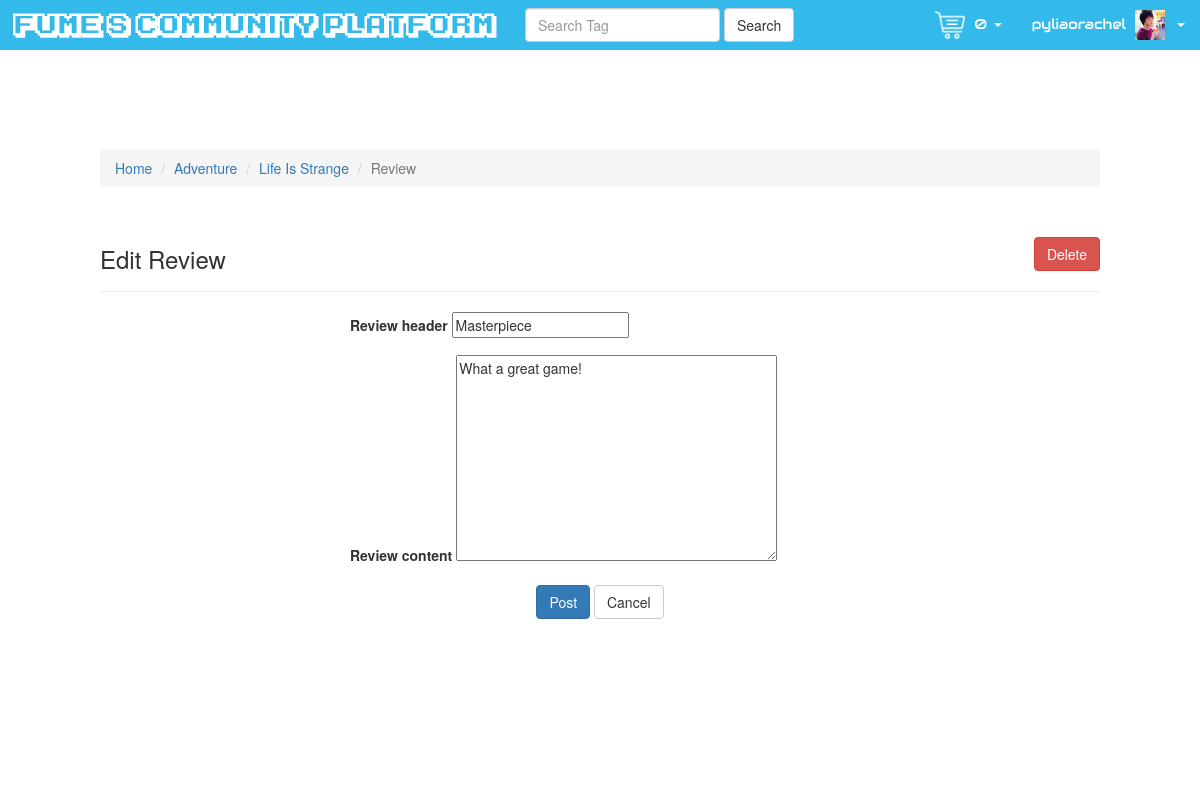
Screenshot of /genre/6/game/3/review/33/edit/ (signed in) with the database file from the repository.
### core/models.py (models this page shows, shortened)
class Cart(models.Model):
    NOT_PAID = 'N'
    PROCESSING = 'PR'
    PAID = 'P'
    CART_STATUS_CHOICES = (
        (NOT_PAID, 'NotPaid'),
        (PROCESSING, 'Processing/Pending'),
        (PAID, 'Paid'),
    )
    status = models.CharField(max_length=2, choices=CART_STATUS_CHOICES, default=NOT_PAID)
    games = models.ManyToManyField('game.Game', blank=True, through='CartGamePurchase')
    payment = models.OneToOneField('CardPayment', on_delete=models.CASCADE, blank=True, null=True)
    user = models.ForeignKey(User, on_delete=models.CASCADE)

class UserProfile(models.Model):
    user = models.OneToOneField(User, on_delete=models.CASCADE, related_name='profile')
    on_screen_name = models.CharField(max_length=200, default=UserConst.DEFAULT_ON_SCREEN_NAME)
    avatar_image = models.ImageField(upload_to=PathUtils.get_avatar_file_name, default=UserConst.DEFAULT_AVATAR_IMAGE_PATH)
    accumulated_spending = models.DecimalField(max_digits=15, decimal_places=2, default=Decimal(0.00))
    def spending_required(self):
        return 100 - self.accumulated_spending
    def get_active_cart(self):
        cart = Cart.objects.get(user_id=self.user.id, status=Cart.NOT_PAID)
        return cart
    def get_rewards_batches(self, filter_expiration_date=timezone.now()):
        rewards_batches = RewardsBatch.objects.filter(user_id=self.user.id, expiration_date__gte=filter_expiration_date) \
                                                .values('expiration_date', 'issue_date') \
                                                .annotate(values=Sum('value')) \
                                                .order_by('expiration_date')
        return rewards_batches
    def get_rewards_total(self, filter_expiration_date=timezone.now()):
        rewards_batches = self.get_rewards_batches(filter_expiration_date=filter_expiration_date)
        total_number_of_rewards = [batch['values'] for batch in rewards_batches.all()]
        return sum(total_number_of_rewards)

### game/models.py (models this page shows, shortened)
class Genre(models.Model):
    genre_name = models.CharField(max_length=30)
    image = models.ImageField(upload_to='genres')

class Game(models.Model):
    image = models.ImageField(upload_to='games')
    title = models.CharField(max_length=50)
    full_description = models.TextField()
    one_line_description = models.CharField(max_length=100)
    price = models.DecimalField(max_digits=10, decimal_places=2, default=Decimal(0.00))
    genre = models.ForeignKey('Genre', on_delete=models.CASCADE)
    is_featured = models.BooleanField()
    platforms = models.ManyToManyField('Platform')
    release_date = models.DateField()

class Review(models.Model):
    review_header = models.CharField(max_length=50)
    review_content = models.TextField()
    review_issue_date = models.DateTimeField()
    user = models.ForeignKey(User, on_delete=models.CASCADE)
    game = models.ForeignKey('Game', on_delete=models.CASCADE)

### game/views.py (the view)
# urls.py: url(r'^genre/(?P<genre_id>\d+)/game/(?P<game_id>\d+)/review/(?P<review_id>\d+)/edit/$', views.edit_review, name='edit_review'),
def edit_review(request, genre_id, game_id, review_id):
    review = Review.objects.get(pk=review_id)
    game = Game.objects.get(pk=game_id)
    if request.method == 'POST':
        form = ReviewForm(request.POST, instance=review)
        if form.is_valid():
            form.save()
            return redirect('reviews', genre_id=game.genre.id, game_id=game.id)
        else:
            messages.error(request, 'Please correct the errors below.')
    else:
        form = ReviewForm(instance=review, label_suffix='')
        layers = OrderedDict()
        layers['Home'] = reverse('homepage')
        layers[game.genre.genre_name] = reverse('genre', args=[game.genre.id])
        layers[game.title] = reverse('game', kwargs={'genre_id': game.genre.id, 'pk': game.id})
        layers['Review'] = '#'
        page  = request.GET.get('page')
    return render(request, 'game/edit_review.html', {'game': game, 'form': form, 'review': review, 'layers': layers})

### game/forms.py
class ReviewForm(forms.ModelForm):
	class Meta:
		model = Review
		fields = ('review_header', 'review_content')

### game/templates/game/edit_review.html (shortened to what this page needs)
{% extends 'base.html' %}
{% block content %}
{% with form_name="edit-review" %}
<div id="{{ form_name }}-page" class="container-fluid page">
    <div id="{{ form_name }}-info-header">
        {% include "includes/breadcrumb.html" with layers=layers %}
        <div class="page-header">
            <h3>Edit Review</h3>
            <a href="{% url 'delete_review' game.genre.id game.id review.id %}" class="btn btn-danger pull-right">Delete</a>
        </div>
    </div>
    <div class="form-content">
        {% include 'includes/form/form_content.html' %}
        <p class="text-center">
            <button type="submit" class="btn btn-primary" form="{{ form_name }}-form">Post</button>
            <a href="{% url 'reviews' genre_id=game.genre.id game_id=game.id %}" type="button" class="btn btn-default">Cancel</a>
        </p>
    </div>
</div>
{% endwith %}
{% endblock %}

### templates/includes/header_profile.html (shortened to what this page needs)
{% load staticfiles %}
<ul class="nav navbar-nav navbar-right info-bar" id="profile-info-bar">
	{% with cart=user.profile.get_active_cart %}
		<li class="dropdown">
			<a href="#" class="dropdown-toggle" data-toggle="dropdown" role="button" aria-haspopup="true" aria-expanded="false">
				<img src="{% static 'img/icons/shopping-cart.png' %}" class="header-icon" />
				{{ cart.games.all.count }} <span class="caret"></span>
			</a>
		</li>
	{% endwith %}
	<li class="dropdown">
		<a href="#" class="dropdown-toggle" data-toggle="dropdown" role="button" aria-haspopup="true" aria-expanded="false">
			{{ user.username }}
			<img src="{{ user.profile.avatar_image.url }}" class="header-icon" /> <span class="caret"></span>
		</a>
	</li>
</ul>

### templates/includes/breadcrumb.html
<ol class="breadcrumb">
	{% for layer_title, layer_url in layers.items %}
		{% if not forloop.last %}
			<li><a href="{{ layer_url }}">{{ layer_title }}</a></li>
		{% else %}
			<li class="active">{{ layer_title }}</li>
		{% endif %}
	{% endfor %}
</ol>

### templates/includes/form/form_fields.html
{% load filters %}
{% for field in form %}
	<div class="form-group">
		<label for="{{ field.id_for_label }}">{{ field.label|formfieldname }}</label>
		{{ field|addclass:"form-control" }}
	</div>
{% endfor %}

### static/css/common.css (style rules this page uses)
img.header-icon { max-width: 30px; max-height: 30px; margin-left: 5px; margin-right: 5px; }
.page-header { display: flex; flex-direction: row; justify-content: space-between; align-items: center; }
.form-content { width: 50%; margin: auto; }
.page { padding: 80px 100px 150px; }
.nav.info-bar>li>a { color: white; font-family: 'Audiowide', cursive; }
#profile-info-bar>li>a { padding-top: 10px; padding-bottom: 10px; }
.nav.info-bar { margin-right: -30px !important; }

### rows the page displays
Cart: games.all.count "0"
Genre: layers "Adventure"
Game: layers "Life Is Strange"
Review: form "Masterpiece" "What a great game!"

### other values shown
{{ user.username }} "pyliaorachel"
{{ layer_title }} "Home"
{{ layer_title }} "Review"
{{ field.label|formfieldname }} "Review header" "Review content"
